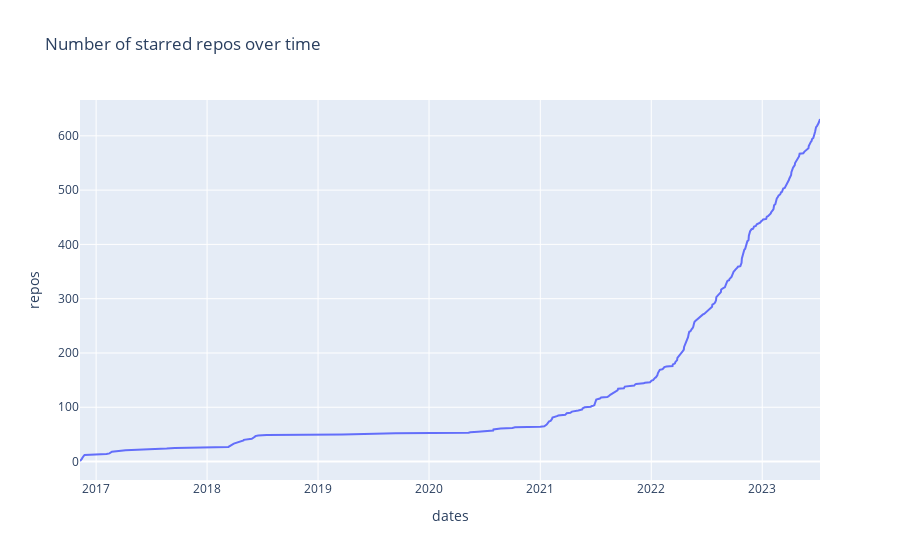

Notebook code cell kept with this figure:
### Markdown cell above
## Number of starred repos over time

### Code cell
starred_dt = pd.to_datetime(df["starred_at"]).sort_values()
# first_dt, last_dt = starred_dt.iloc[0].date(), starred_dt.iloc[-1].date()
# print(first_dt, last_dt)

starred_dt = starred_dt.groupby(by=starred_dt.dt.date).count().cumsum()
starred_dt = pd.DataFrame(starred_dt)
starred_dt["dates"] = starred_dt.index
starred_dt["repos"] = starred_dt["starred_at"]

print(starred_dt)
# starred_dt.plot()

fig = px.line(starred_dt, x="dates", y="repos", title="Number of starred repos over time")
fig.show()

### Figure 1 — Plotly figure (JSON) as saved in the notebook; plotly's stock layout.template omitted (floating-point values rounded to 4 significant figures; data arrays with more than 128 entries replaced by an {"elided": "..."} marker saying what was removed)
{"data": [{"hovertemplate": "dates=%{x}<br>repos=%{y}<extra></extra>", "legendgroup": "", "line": {"color": "#636efa", "dash": "solid"}, "marker": {"symbol": "circle"}, "mode": "lines", "name": "", "orientation": "v", "showlegend": false, "type": "scatter", "x": {"elided": "346 str values"}, "xaxis": "x", "y": {"elided": "346 int values"}, "yaxis": "y"}], "layout": {"legend": {"tracegroupgap": 0}, "title": {"text": "Number of starred repos over time"}, "xaxis": {"anchor": "y", "domain": [0, 1], "title": {"text": "dates"}}, "yaxis": {"anchor": "x", "domain": [0, 1], "title": {"text": "repos"}}}}
